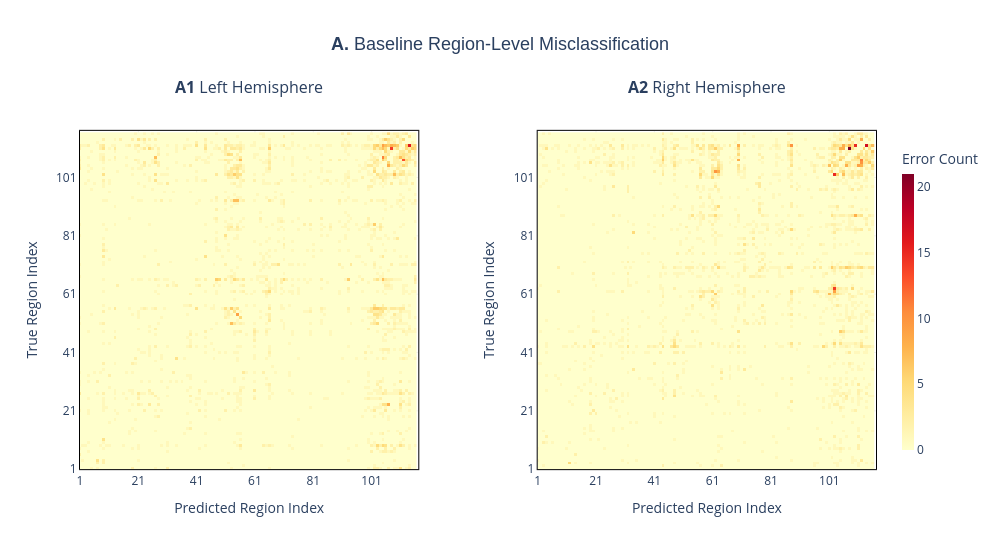
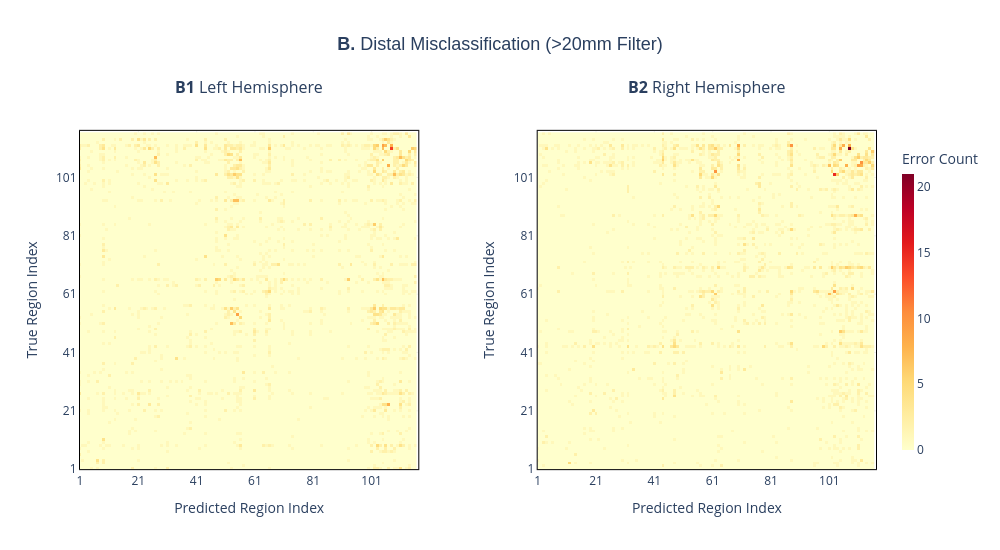

Source (notebook cell) for these figures, in order:
### Code cell
# =============================================================================
# PUBLICATION-READY HEMISPHERE COMPARISONS 
# =============================================================================


# 1. Prepare Metadata for Hover Interactions
# Map region names to a 116x116 grid for interactive tooltips
region_names = {
    'LH': lh_region_info['region_name'].tolist(), 
    'RH': rh_region_info['region_name'].tolist()
}

hover_data_lh = [
    [[region_names['LH'][i], region_names['LH'][j]] for j in range(116)] 
    for i in range(116)
]
hover_data_rh = [
    [[region_names['RH'][i], region_names['RH'][j]] for j in range(116)] 
    for i in range(116)
]

# 2. Shared Publication-Quality Configuration
# Calculate global max error to ensure baseline and filtered plots use the same color scale
max_error_count = max(cm_left.max(), cm_right.max())

heatmap_settings = dict(
    x=list(range(1, 117)), 
    y=list(range(1, 117)), 
    zmin=0, 
    zmax=max_error_count,
    colorscale='YlOrRd', 
    hovertemplate=(
        "<b>True:</b> %{y} (%{customdata[0]})<br>"
        "<b>Pred:</b> %{x} (%{customdata[1]})<br>"
        "<b>Errors:</b> %{z}<extra></extra>"
    )
)

def plot_hemisphere_comparison(matrix_left, matrix_right, title, figure_id):
    """Generates a side-by-side heatmap comparison for LH and RH."""
    fig = make_subplots(
        rows=1, cols=2, 
        horizontal_spacing=0.15, 
        subplot_titles=(
            f'<b>{figure_id}1</b> Left Hemisphere', 
            f'<b>{figure_id}2</b> Right Hemisphere'
        )
    )
    
    # Add Heatmap traces
    fig.add_trace(
        go.Heatmap(z=matrix_left, customdata=hover_data_lh, showscale=False, **heatmap_settings), 
        row=1, col=1
    )
    fig.add_trace(
        go.Heatmap(z=matrix_right, customdata=hover_data_rh, showscale=True, **heatmap_settings, 
                   colorbar=dict(title="Error Count", x=1.02, thickness=12, len=0.8)), 
        row=1, col=2
    )
    
    # Global Layout Styling
    fig.update_layout(
        title={'text': title, 'x': 0.5, 'font': {'size': 18, 'family': 'Arial'}},
        template='plotly_white', 
        height=550, 
        width=1000, 
        margin=dict(t=100, b=50)
    )
    
    # FIXED AXES: Strictly 1 to 117
    # constrain='domain' forces Plotly to respect the range and scaleanchor ensures a square plot
    axis_config = dict(
        range=[1, 117], 
        tick0=1, 
        dtick=20, 
        gridcolor='#f0f0f0',
        constrain='domain',
        showline=True,
        linewidth=1,
        linecolor='black',
        mirror=True
    )
    
    fig.update_xaxes(title_text="Predicted Region Index", **axis_config)
    fig.update_yaxes(title_text="True Region Index", scaleanchor="x", **axis_config)
    
    fig.show()

# 3. Execute Visualizations
plot_hemisphere_comparison(
    cm_left, cm_right, 
    "<b>A.</b> Baseline Region-Level Misclassification", "A"
)
plot_hemisphere_comparison(
    cm_left_distal, cm_right_distal, 
    f"<b>B.</b> Distal Misclassification (>{DISTANCE_THRESHOLD}mm Filter)", "B"
)

# 4. Impact Summary: Comprehensive Error Removal Analysis
print(f"{'='*90}\nSPATIAL FILTERING IMPACT SUMMARY: ERROR REDUCTION PER HEMISPHERE\n{'='*90}")
print(f"{'Hemi':<10} | {'Baseline':>10} | {'Filtered':>10} | {'Errors Removed':>18} | {'Reduction %'}")
print("-" * 90)

hemisphere_results = [
    ("Left", cm_left, cm_left_distal), 
    ("Right", cm_right, cm_right_distal)
]

for label, baseline_cm, filtered_cm in hemisphere_results:
    total_baseline = int(np.sum(baseline_cm))
    total_filtered = int(np.sum(filtered_cm))
    removed_count = total_baseline - total_filtered
    reduction_percentage = (removed_count / total_baseline * 100) if total_baseline > 0 else 0
    
    print(f"{label:<10} | {total_baseline:>10,} | {total_filtered:>10,} | {removed_count:>18,} | {reduction_percentage:>10.1f}%")

print(f"{'='*90}")

### Figure 1 — Plotly figure (JSON) as saved in the notebook; plotly's stock layout.template omitted (floating-point values rounded to 4 significant figures; data arrays with more than 128 entries replaced by an {"elided": "..."} marker saying what was removed)
{"data": [{"colorscale": [[0, "rgb(255,255,204)"], [0.125, "rgb(255,237,160)"], [0.25, "rgb(254,217,118)"], [0.375, "rgb(254,178,76)"], [0.5, "rgb(253,141,60)"], [0.625, "rgb(252,78,42)"], [0.75, "rgb(227,26,28)"], [0.875, "rgb(189,0,38)"], [1, "rgb(128,0,38)"]], "customdata": {"elided": "116x116x2 str values"}, "hovertemplate": "<b>True:</b> %{y} (%{customdata[0]})<br><b>Pred:</b> %{x} (%{customdata[1]})<br><b>Errors:</b> %{z}<extra></extra>", "showscale": false, "type": "heatmap", "x": [1, 2, 3, 4, 5, 6, 7, 8, 9, 10, 11, 12, 13, 14, 15, 16, 17, 18, 19, 20, 21, 22, 23, 24, 25, 26, 27, 28, 29, 30, 31, 32, 33, 34, 35, 36, 37, 38, 39, 40, 41, 42, 43, 44, 45, 46, 47, 48, 49, 50, 51, 52, 53, 54, 55, 56, 57, 58, 59, 60, 61, 62, 63, 64, 65, 66, 67, 68, 69, 70, 71, 72, 73, 74, 75, 76, 77, 78, 79, 80, 81, 82, 83, 84, 85, 86, 87, 88, 89, 90, 91, 92, 93, 94, 95, 96, 97, 98, 99, 100, 101, 102, 103, 104, 105, 106, 107, 108, 109, 110, 111, 112, 113, 114, 115, 116], "xaxis": "x", "y": [1, 2, 3, 4, 5, 6, 7, 8, 9, 10, 11, 12, 13, 14, 15, 16, 17, 18, 19, 20, 21, 22, 23, 24, 25, 26, 27, 28, 29, 30, 31, 32, 33, 34, 35, 36, 37, 38, 39, 40, 41, 42, 43, 44, 45, 46, 47, 48, 49, 50, 51, 52, 53, 54, 55, 56, 57, 58, 59, 60, 61, 62, 63, 64, 65, 66, 67, 68, 69, 70, 71, 72, 73, 74, 75, 76, 77, 78, 79, 80, 81, 82, 83, 84, 85, 86, 87, 88, 89, 90, 91, 92, 93, 94, 95, 96, 97, 98, 99, 100, 101, 102, 103, 104, 105, 106, 107, 108, 109, 110, 111, 112, 113, 114, 115, 116], "yaxis": "y", "z": {"elided": "116x116 int values"}, "zmax": 21, "zmin": 0}, {"colorbar": {"len": 0.8, "thickness": 12, "title": {"text": "Error Count"}, "x": 1.02}, "colorscale": [[0, "rgb(255,255,204)"], [0.125, "rgb(255,237,160)"], [0.25, "rgb(254,217,118)"], [0.375, "rgb(254,178,76)"], [0.5, "rgb(253,141,60)"], [0.625, "rgb(252,78,42)"], [0.75, "rgb(227,26,28)"], [0.875, "rgb(189,0,38)"], [1, "rgb(128,0,38)"]], "customdata": {"elided": "116x116x2 str values"}, "hovertemplate": "<b>True:</b> %{y} (%{customdata[0]})<br><b>Pred:</b> %{x} (%{customdata[1]})<br><b>Errors:</b> %{z}<extra></extra>", "showscale": true, "type": "heatmap", "x": [1, 2, 3, 4, 5, 6, 7, 8, 9, 10, 11, 12, 13, 14, 15, 16, 17, 18, 19, 20, 21, 22, 23, 24, 25, 26, 27, 28, 29, 30, 31, 32, 33, 34, 35, 36, 37, 38, 39, 40, 41, 42, 43, 44, 45, 46, 47, 48, 49, 50, 51, 52, 53, 54, 55, 56, 57, 58, 59, 60, 61, 62, 63, 64, 65, 66, 67, 68, 69, 70, 71, 72, 73, 74, 75, 76, 77, 78, 79, 80, 81, 82, 83, 84, 85, 86, 87, 88, 89, 90, 91, 92, 93, 94, 95, 96, 97, 98, 99, 100, 101, 102, 103, 104, 105, 106, 107, 108, 109, 110, 111, 112, 113, 114, 115, 116], "xaxis": "x2", "y": [1, 2, 3, 4, 5, 6, 7, 8, 9, 10, 11, 12, 13, 14, 15, 16, 17, 18, 19, 20, 21, 22, 23, 24, 25, 26, 27, 28, 29, 30, 31, 32, 33, 34, 35, 36, 37, 38, 39, 40, 41, 42, 43, 44, 45, 46, 47, 48, 49, 50, 51, 52, 53, 54, 55, 56, 57, 58, 59, 60, 61, 62, 63, 64, 65, 66, 67, 68, 69, 70, 71, 72, 73, 74, 75, 76, 77, 78, 79, 80, 81, 82, 83, 84, 85, 86, 87, 88, 89, 90, 91, 92, 93, 94, 95, 96, 97, 98, 99, 100, 101, 102, 103, 104, 105, 106, 107, 108, 109, 110, 111, 112, 113, 114, 115, 116], "yaxis": "y2", "z": {"elided": "116x116 int values"}, "zmax": 21, "zmin": 0}], "layout": {"annotations": [{"font": {"size": 16}, "showarrow": false, "text": "<b>A1</b> Left Hemisphere", "x": 0.2125, "xanchor": "center", "xref": "paper", "y": 1, "yanchor": "bottom", "yref": "paper"}, {"font": {"size": 16}, "showarrow": false, "text": "<b>A2</b> Right Hemisphere", "x": 0.7875, "xanchor": "center", "xref": "paper", "y": 1, "yanchor": "bottom", "yref": "paper"}], "height": 550, "margin": {"b": 50, "t": 100}, "title": {"font": {"family": "Arial", "size": 18}, "text": "<b>A.</b> Baseline Region-Level Misclassification", "x": 0.5}, "width": 1000, "xaxis": {"anchor": "y", "constrain": "domain", "domain": [0, 0.425], "dtick": 20, "gridcolor": "#f0f0f0", "linecolor": "black", "linewidth": 1, "mirror": true, "range": [1, 117], "showline": true, "tick0": 1, "title": {"text": "Predicted Region Index"}}, "xaxis2": {"anchor": "y2", "constrain": "domain", "domain": [0.575, 1], "dtick": 20, "gridcolor": "#f0f0f0", "linecolor": "black", "linewidth": 1, "mirror": true, "range": [1, 117], "showline": true, "tick0": 1, "title": {"text": "Predicted Region Index"}}, "yaxis": {"anchor": "x", "constrain": "domain", "domain": [0, 1], "dtick": 20, "gridcolor": "#f0f0f0", "linecolor": "black", "linewidth": 1, "mirror": true, "range": [1, 117], "scaleanchor": "x", "showline": true, "tick0": 1, "title": {"text": "True Region Index"}}, "yaxis2": {"anchor": "x2", "constrain": "domain", "domain": [0, 1], "dtick": 20, "gridcolor": "#f0f0f0", "linecolor": "black", "linewidth": 1, "mirror": true, "range": [1, 117], "scaleanchor": "x", "showline": true, "tick0": 1, "title": {"text": "True Region Index"}}}}

### Figure 2 — Plotly figure (JSON) as saved in the notebook; plotly's stock layout.template omitted (floating-point values rounded to 4 significant figures; data arrays with more than 128 entries replaced by an {"elided": "..."} marker saying what was removed)
{"data": [{"colorscale": [[0, "rgb(255,255,204)"], [0.125, "rgb(255,237,160)"], [0.25, "rgb(254,217,118)"], [0.375, "rgb(254,178,76)"], [0.5, "rgb(253,141,60)"], [0.625, "rgb(252,78,42)"], [0.75, "rgb(227,26,28)"], [0.875, "rgb(189,0,38)"], [1, "rgb(128,0,38)"]], "customdata": {"elided": "116x116x2 str values"}, "hovertemplate": "<b>True:</b> %{y} (%{customdata[0]})<br><b>Pred:</b> %{x} (%{customdata[1]})<br><b>Errors:</b> %{z}<extra></extra>", "showscale": false, "type": "heatmap", "x": [1, 2, 3, 4, 5, 6, 7, 8, 9, 10, 11, 12, 13, 14, 15, 16, 17, 18, 19, 20, 21, 22, 23, 24, 25, 26, 27, 28, 29, 30, 31, 32, 33, 34, 35, 36, 37, 38, 39, 40, 41, 42, 43, 44, 45, 46, 47, 48, 49, 50, 51, 52, 53, 54, 55, 56, 57, 58, 59, 60, 61, 62, 63, 64, 65, 66, 67, 68, 69, 70, 71, 72, 73, 74, 75, 76, 77, 78, 79, 80, 81, 82, 83, 84, 85, 86, 87, 88, 89, 90, 91, 92, 93, 94, 95, 96, 97, 98, 99, 100, 101, 102, 103, 104, 105, 106, 107, 108, 109, 110, 111, 112, 113, 114, 115, 116], "xaxis": "x", "y": [1, 2, 3, 4, 5, 6, 7, 8, 9, 10, 11, 12, 13, 14, 15, 16, 17, 18, 19, 20, 21, 22, 23, 24, 25, 26, 27, 28, 29, 30, 31, 32, 33, 34, 35, 36, 37, 38, 39, 40, 41, 42, 43, 44, 45, 46, 47, 48, 49, 50, 51, 52, 53, 54, 55, 56, 57, 58, 59, 60, 61, 62, 63, 64, 65, 66, 67, 68, 69, 70, 71, 72, 73, 74, 75, 76, 77, 78, 79, 80, 81, 82, 83, 84, 85, 86, 87, 88, 89, 90, 91, 92, 93, 94, 95, 96, 97, 98, 99, 100, 101, 102, 103, 104, 105, 106, 107, 108, 109, 110, 111, 112, 113, 114, 115, 116], "yaxis": "y", "z": {"elided": "116x116 int values"}, "zmax": 21, "zmin": 0}, {"colorbar": {"len": 0.8, "thickness": 12, "title": {"text": "Error Count"}, "x": 1.02}, "colorscale": [[0, "rgb(255,255,204)"], [0.125, "rgb(255,237,160)"], [0.25, "rgb(254,217,118)"], [0.375, "rgb(254,178,76)"], [0.5, "rgb(253,141,60)"], [0.625, "rgb(252,78,42)"], [0.75, "rgb(227,26,28)"], [0.875, "rgb(189,0,38)"], [1, "rgb(128,0,38)"]], "customdata": {"elided": "116x116x2 str values"}, "hovertemplate": "<b>True:</b> %{y} (%{customdata[0]})<br><b>Pred:</b> %{x} (%{customdata[1]})<br><b>Errors:</b> %{z}<extra></extra>", "showscale": true, "type": "heatmap", "x": [1, 2, 3, 4, 5, 6, 7, 8, 9, 10, 11, 12, 13, 14, 15, 16, 17, 18, 19, 20, 21, 22, 23, 24, 25, 26, 27, 28, 29, 30, 31, 32, 33, 34, 35, 36, 37, 38, 39, 40, 41, 42, 43, 44, 45, 46, 47, 48, 49, 50, 51, 52, 53, 54, 55, 56, 57, 58, 59, 60, 61, 62, 63, 64, 65, 66, 67, 68, 69, 70, 71, 72, 73, 74, 75, 76, 77, 78, 79, 80, 81, 82, 83, 84, 85, 86, 87, 88, 89, 90, 91, 92, 93, 94, 95, 96, 97, 98, 99, 100, 101, 102, 103, 104, 105, 106, 107, 108, 109, 110, 111, 112, 113, 114, 115, 116], "xaxis": "x2", "y": [1, 2, 3, 4, 5, 6, 7, 8, 9, 10, 11, 12, 13, 14, 15, 16, 17, 18, 19, 20, 21, 22, 23, 24, 25, 26, 27, 28, 29, 30, 31, 32, 33, 34, 35, 36, 37, 38, 39, 40, 41, 42, 43, 44, 45, 46, 47, 48, 49, 50, 51, 52, 53, 54, 55, 56, 57, 58, 59, 60, 61, 62, 63, 64, 65, 66, 67, 68, 69, 70, 71, 72, 73, 74, 75, 76, 77, 78, 79, 80, 81, 82, 83, 84, 85, 86, 87, 88, 89, 90, 91, 92, 93, 94, 95, 96, 97, 98, 99, 100, 101, 102, 103, 104, 105, 106, 107, 108, 109, 110, 111, 112, 113, 114, 115, 116], "yaxis": "y2", "z": {"elided": "116x116 int values"}, "zmax": 21, "zmin": 0}], "layout": {"annotations": [{"font": {"size": 16}, "showarrow": false, "text": "<b>B1</b> Left Hemisphere", "x": 0.2125, "xanchor": "center", "xref": "paper", "y": 1, "yanchor": "bottom", "yref": "paper"}, {"font": {"size": 16}, "showarrow": false, "text": "<b>B2</b> Right Hemisphere", "x": 0.7875, "xanchor": "center", "xref": "paper", "y": 1, "yanchor": "bottom", "yref": "paper"}], "height": 550, "margin": {"b": 50, "t": 100}, "title": {"font": {"family": "Arial", "size": 18}, "text": "<b>B.</b> Distal Misclassification (>20mm Filter)", "x": 0.5}, "width": 1000, "xaxis": {"anchor": "y", "constrain": "domain", "domain": [0, 0.425], "dtick": 20, "gridcolor": "#f0f0f0", "linecolor": "black", "linewidth": 1, "mirror": true, "range": [1, 117], "showline": true, "tick0": 1, "title": {"text": "Predicted Region Index"}}, "xaxis2": {"anchor": "y2", "constrain": "domain", "domain": [0.575, 1], "dtick": 20, "gridcolor": "#f0f0f0", "linecolor": "black", "linewidth": 1, "mirror": true, "range": [1, 117], "showline": true, "tick0": 1, "title": {"text": "Predicted Region Index"}}, "yaxis": {"anchor": "x", "constrain": "domain", "domain": [0, 1], "dtick": 20, "gridcolor": "#f0f0f0", "linecolor": "black", "linewidth": 1, "mirror": true, "range": [1, 117], "scaleanchor": "x", "showline": true, "tick0": 1, "title": {"text": "True Region Index"}}, "yaxis2": {"anchor": "x2", "constrain": "domain", "domain": [0, 1], "dtick": 20, "gridcolor": "#f0f0f0", "linecolor": "black", "linewidth": 1, "mirror": true, "range": [1, 117], "scaleanchor": "x", "showline": true, "tick0": 1, "title": {"text": "True Region Index"}}}}
